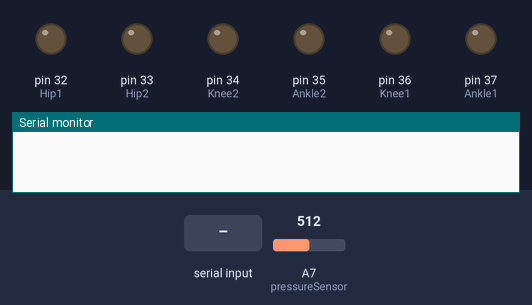
A sketch run on a simulated Arduino Mega 2560, built with avr-gcc and run on an emulated ATmega2560. Shown: output pins drawn as LEDs (lit = HIGH), the last lines printed to the serial monitor. Dashed ring = blinking. Inputs (shaded band) come from the test bench; at power-on: A7 (pressureSensor) = 512.

Above: at 1.2 s.
1.3 s: "30,150\n" received over Serial
At 3.1 s:
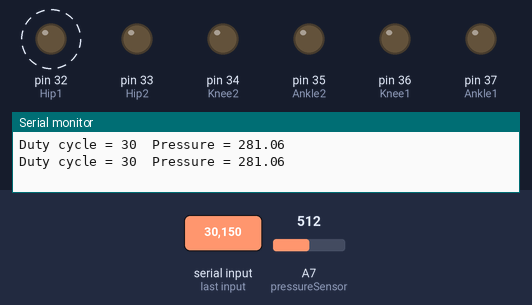
4.3 s: "90,45\n" received over Serial
At 5.4 s:
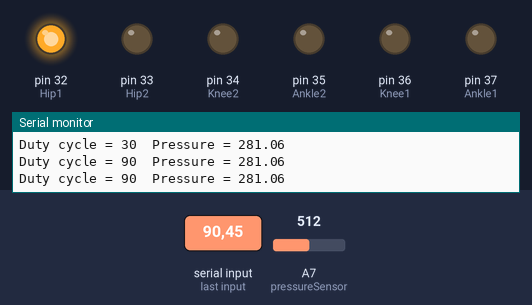
Timing chart, 0 to 59.8 s (numbered marks = the images above; inputs shaded):
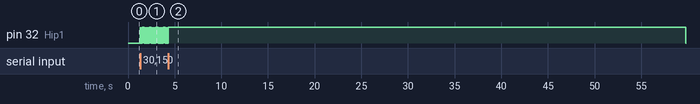

The sketch:

Read_Pressure_Sensors.ino
```cpp
/*
 * Read_Pressure_Sensors
 *
 * Take readings from pressure sensors.
 * Enter value 0-100 to check pressure at various duty cycles.
 * Enter -1 to turn off muscles.
 *
 * Author: Flora Huang
 * Last Updated: 16 August 2022
 */

# include <Arduino.h>

// Pins for muscles:
# define Hip1 32
# define Hip2 33
# define Knee1 36
# define Knee2 34
# define Ankle1 37
# define Ankle2 35

// Pins for pressure sensors:
# define PHip1 A7
# define PHip2 A0
# define PKnee1 A8
# define PKnee2 A1
# define PAnkle1 A9
# define PAnkle2 A6

// Muscle currently being pulsed (edit this to pulse another muscle):
int currMuscle = Hip1;

bool pulsing   = false;                   // Whether muscle is currently being pulsed
unsigned long previousPrint = millis();   // Previous time info was printed to serial window
String userInput;                         // User input into serial window
int dutyCycle;                            // Percentage of time on HIGH per period

void setup() {
  Serial.begin(115200);

  // Set muscle pins to output:
  pinMode(Hip1, OUTPUT);
  pinMode(Hip2, OUTPUT);
  pinMode(Knee1, OUTPUT);
  pinMode(Knee2, OUTPUT);
  pinMode(Ankle1, OUTPUT);
  pinMode(Ankle2, OUTPUT);
}

void loop() {
  // Turn pulsing on/off based on user input:
  if (Serial.available()) {
    userInput = Serial.readStringUntil('\n');
    dutyCycle = userInput.toInt();

    if (dutyCycle == -1) {
      resetMuscles();
      pulsing = false;
    } else {
      pulsing = true;
    }

    Serial.flush();
  }

  if (pulsing) {
    pulseMuscle();
    readPressureSensors();
  }
}

void pulseMuscle() {
/*
 * Pulses given muscle at given duty cycle
 */
  // Variables for pulsing:
  int freq    = 20;                             // [Hz] Number of periods per 1000 milliseconds
  int period  = 1000/freq;                      // [ms] Length of each period
  float dtOn  = (dutyCycle / 100.0) * period;   // [ms] Time on HIGH per period
  int relTime = millis() % period;              // Relative time within each period

  // Turn muscle on or off based on relative time:
  if (relTime <= dtOn) {
    digitalWrite(currMuscle, HIGH);
  } else {
    digitalWrite(currMuscle, LOW);
  }
}

void readPressureSensors() {
/*
 * Read and display pressure information
 */
  int pressureSensor = selectPressureSensor();                 // Select pressure sensor for current muscle
  float pressure = 0.797 * analogRead(pressureSensor) - 127;   // Read from sensor and convert to kPa

  // Print information to serial window:
  if (millis() - previousPrint >= 1000) {
    Serial.print("Duty cycle = ");
    Serial.print(dutyCycle);
    Serial.print("\t");
    Serial.print("Pressure = ");
    Serial.println(pressure);

    Serial.println();
    previousPrint = millis();
  }
}

int selectPressureSensor() {
/*
 * Return pressure sensor that corresponds to current muscle
 */
  int pressureSensor;

  switch (currMuscle) {
    case Hip1:
      pressureSensor = PHip1;
      break;
    case Hip2:
      pressureSensor = PHip2;
      break;
    case Knee1:
      pressureSensor = PKnee1;
      break;
    case Knee2:
      pressureSensor = PKnee2;
      break;
    case Ankle1:
      pressureSensor = PAnkle1;
      break;
    case Ankle2:
      pressureSensor = PAnkle2;
      break;
  }

  return pressureSensor;
}

void resetMuscles() {
/*
 * Sets all muscles to LOW
 */
 digitalWrite(Hip1, LOW);
 digitalWrite(Hip2, LOW);
 digitalWrite(Ankle1, LOW);
 digitalWrite(Ankle2, LOW);
 digitalWrite(Knee1, LOW);
 digitalWrite(Knee2, LOW);
}
```

Measured:
- after the input at 1.3 s, pin 32 (Hip1): alternates HIGH for 0.02 s and LOW for 0.03 s, starting at once
- after the input at 4.3 s, pin 32 (Hip1): goes on until 4.3 s, then stays HIGH
